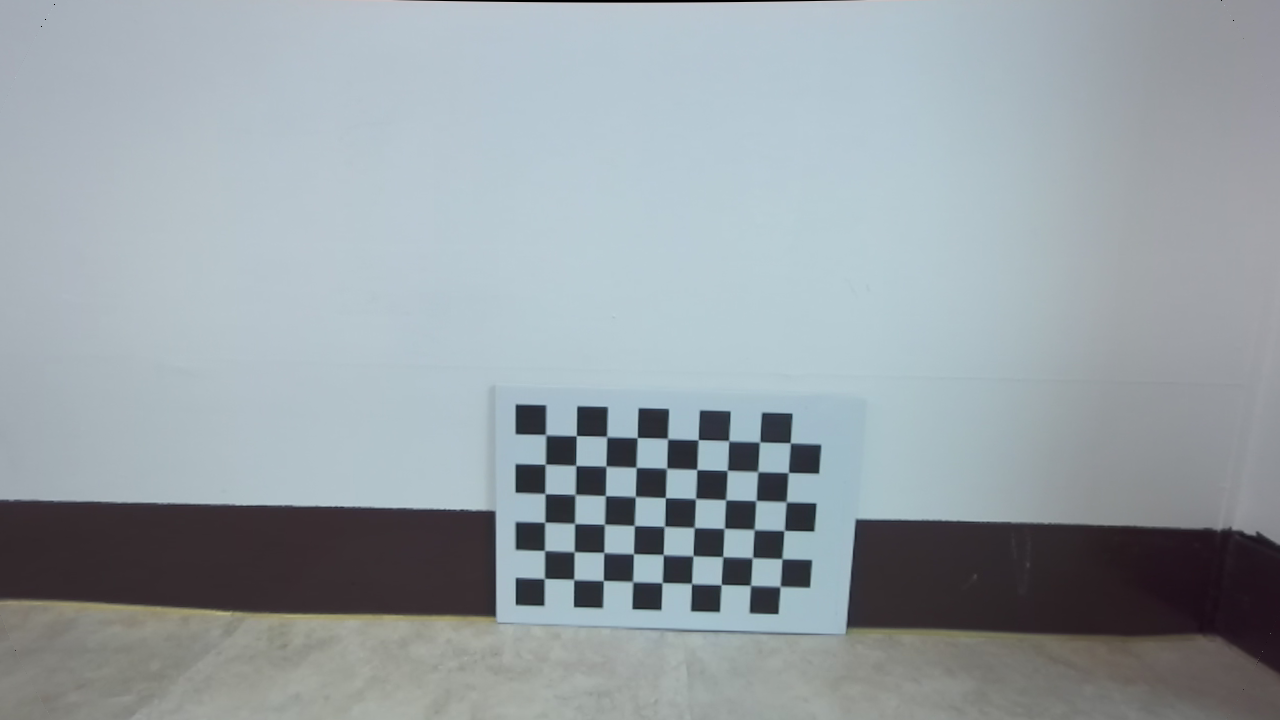
#> input picture data/220720_M327/calib.png, 1280 x 720 px
$ python line_segment_extractors.py
#> lines starting #> are read from the running program, lines starting #| are printed output that depends on the picture
import numpy as np
import cv2 as cv

class LSDExtractor:
    def __init__(self, scale=0.8, sigma_scale=0.6, quant=2.0, ang_th=22.5, log_eps=0, density_th=0.7, n_bins=1024,
                 runtime_scale=2, runtime_num_octave=1):

        params = cv.line_descriptor.LSDParam()
        params.scale       = scale
        params.sigma_scale = sigma_scale
        params.quant       = quant
        params.ang_th      = ang_th
        params.log_eps     = log_eps
        params.density_th  = density_th
        params.n_bins      = n_bins

        self.extractor = cv.line_descriptor.LSDDetector.createLSDDetectorWithParams(params)
        self.runtime_scale = runtime_scale
        self.runtime_num_octave = runtime_num_octave

    def extract(self, image, scale=None, num_octaves=None, mask=None):
        if image.ndim == 3 and image.shape[-1] == 3:
            image = cv.cvtColor(image, cv.COLOR_BGR2GRAY)
        if scale is None:
            scale = self.runtime_scale
        if num_octaves is None:
            num_octaves = self.runtime_num_octave
        keylines = self.extractor.detect(image, scale, num_octaves, mask)
        lines = np.array([[l.startPointX, l.startPointY, l.endPointX, l.endPointY] for l in keylines])
        return lines

class FLDExtractor:
    def __init__(self, length_threshold=10, distance_threshold=1.414213562, canny_th1=50.0, canny_th2=50.0, canny_aperture_size=3, do_merge=False):
        self.extractor = cv.ximgproc.createFastLineDetector(length_threshold=length_threshold, distance_threshold=distance_threshold,
                                                            canny_th1=canny_th1, canny_th2=canny_th2, canny_aperture_size=canny_aperture_size, do_merge=do_merge)

    def extract(self, image):
        if image.ndim == 3 and image.shape[-1] == 3:
            image = cv.cvtColor(image, cv.COLOR_BGR2GRAY)
        lines = self.extractor.detect(image)
        return lines.reshape(-1, 4)

def draw_line_segments(image, lines, color=(0, 0, 255), thickness=1):
    pair_list = lines.astype(np.int32)
    for pair in pair_list:
        cv.line(image, pair[0:2], pair[2:4], color=color, thickness=thickness)


if __name__ == '__main__':
    # Test line segment extractors
    image = cv.imread('data/220720_M327/calib.png')
#> image is the input picture: shape (720, 1280, 3); mean B, G, R 165.4, 160.2, 150.9

    extractors = [
        ('LSD', LSDExtractor()),
        ('FLD', FLDExtractor()),
    ]
    for name, extractor in extractors:
        img = image.copy()
        lines = extractor.extract(img)
        draw_line_segments(img, lines)
        cv.imshow(name, img)
#> this loop made 2 passes
#> pass 1, `cv.imshow(name, img)`:
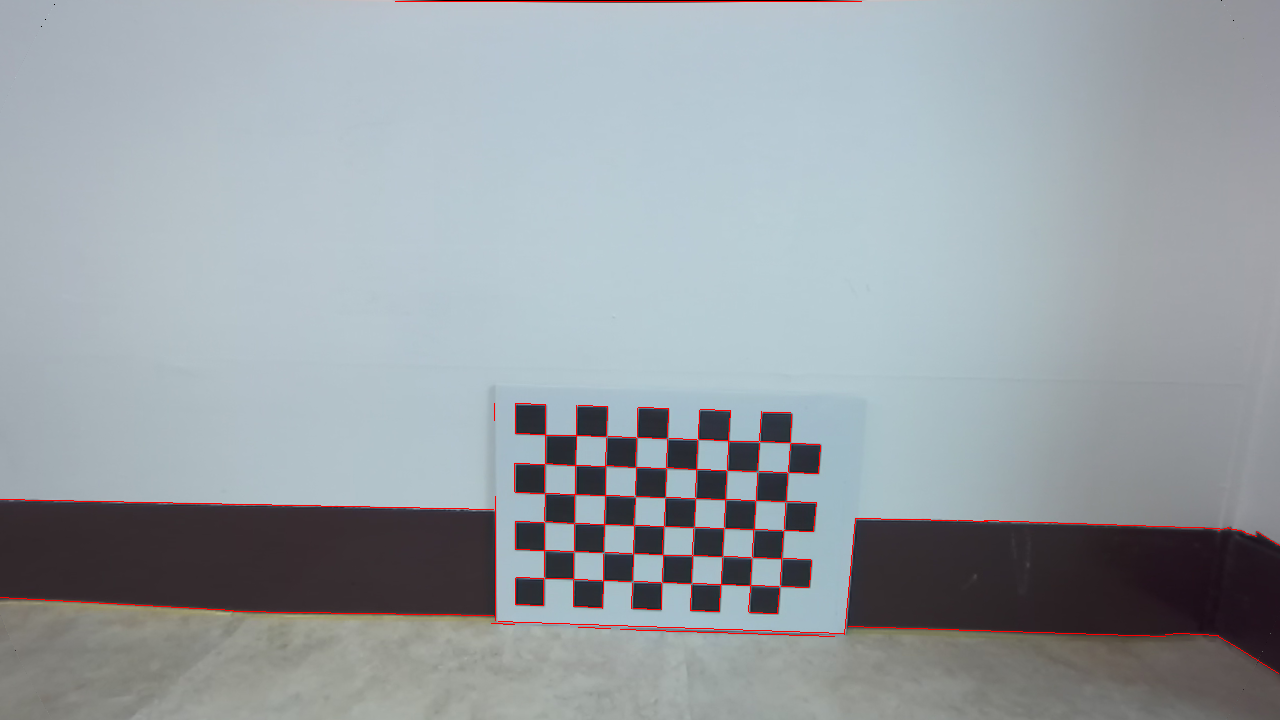
#> window 'LSD': shape (720, 1280, 3); mean B, G, R 164.4, 159.3, 152.1
#> pass 2, `cv.imshow(name, img)`:
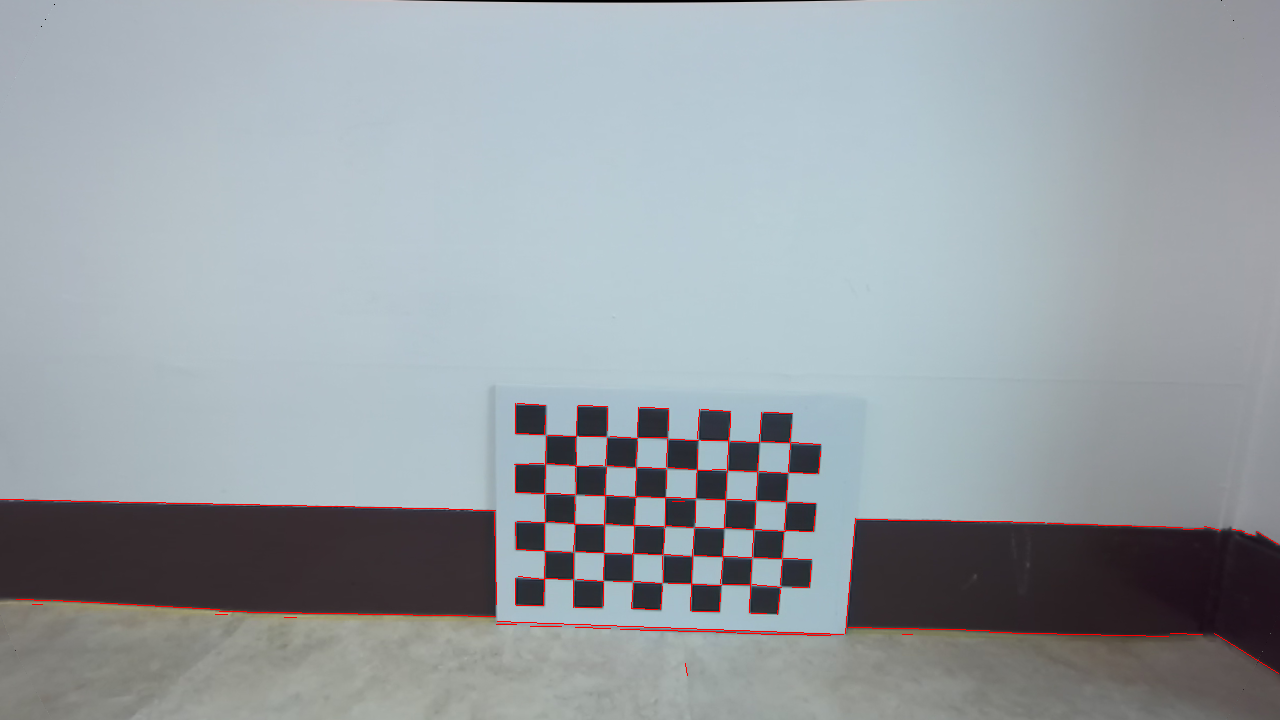
#> window 'FLD': shape (720, 1280, 3); mean B, G, R 164.5, 159.4, 152

    cv.waitKey(0)
    cv.destroyAllWindows()
